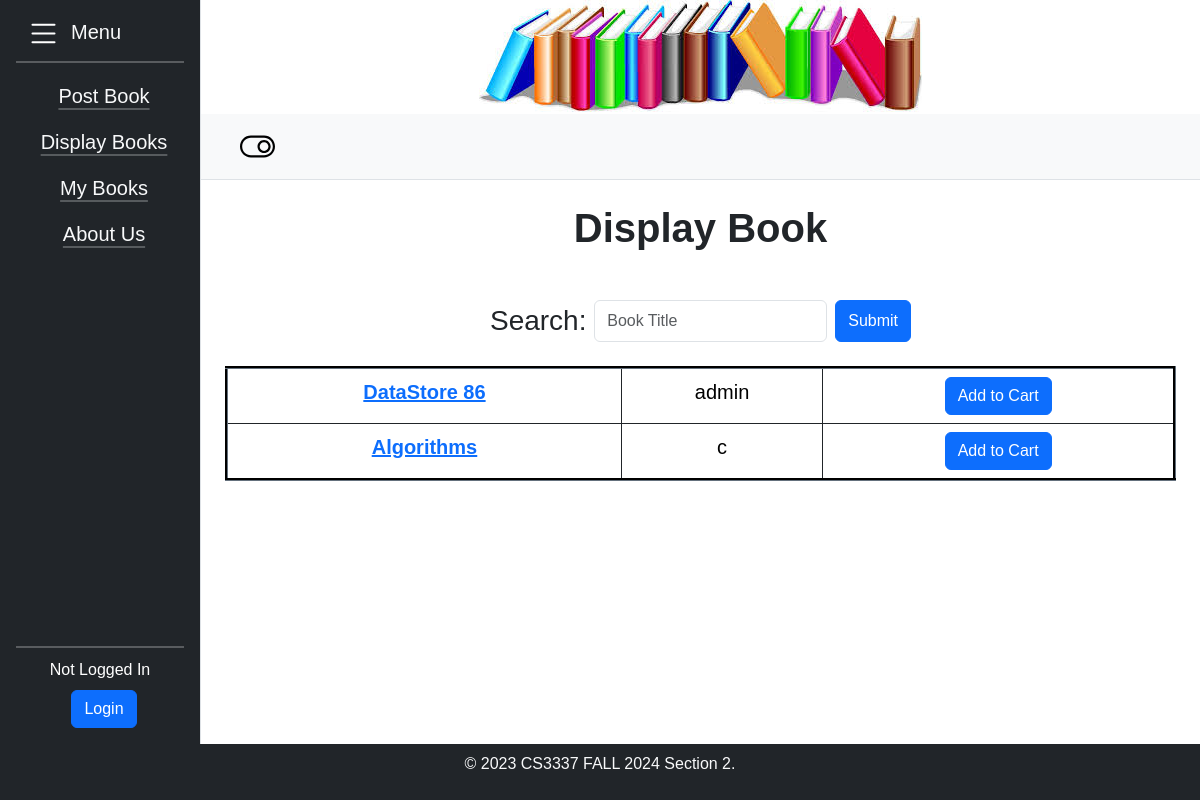
Before: /displaybooks with the older database file.
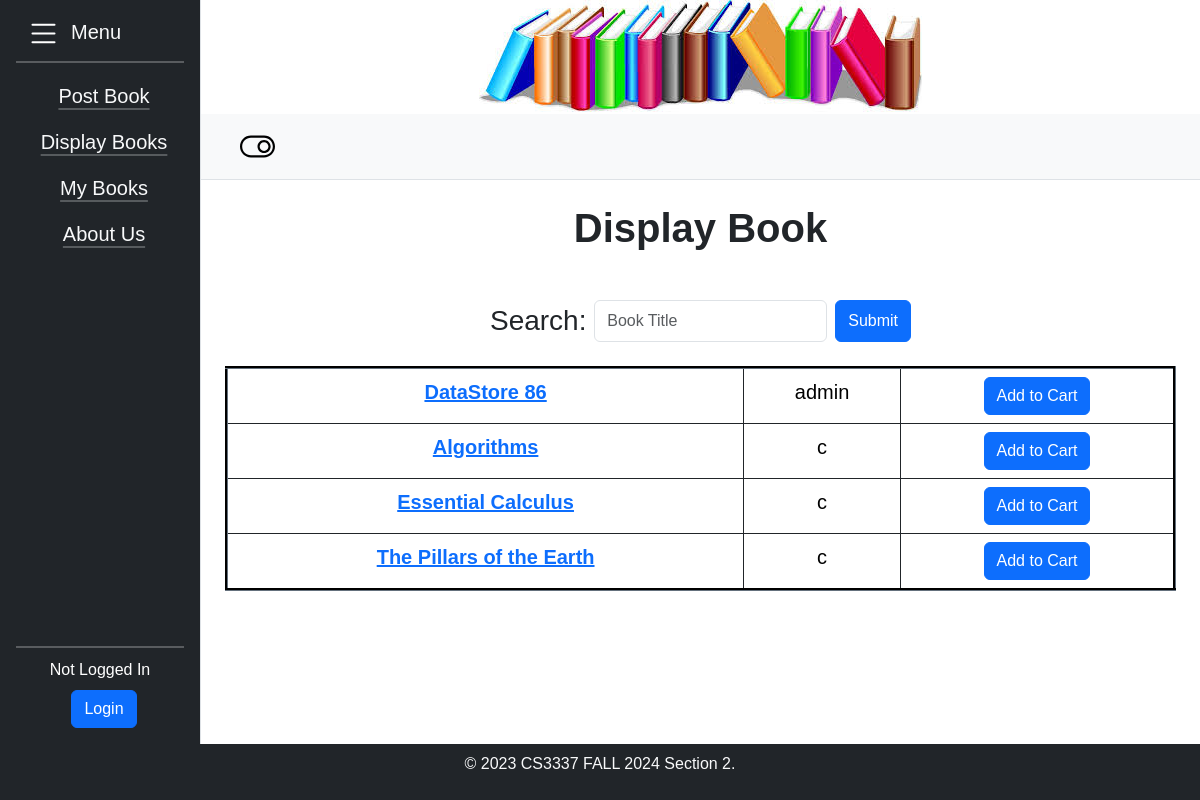
After: the same page with the newer database file.
### bookMng/models.py (models this page shows, shortened)
class MainMenu(models.Model):
    item = models.CharField(max_length=200,unique=True)
    link = models.CharField(max_length=200,unique=True)

class Book(models.Model):
    name = models.CharField(max_length=200)
    web = models.URLField(max_length=200)
    price = models.DecimalField(decimal_places=2, max_digits=8)
    publishdate = models.DateField(auto_now=True)
    picture = models.FileField(upload_to='bookEx/static/uploads')
    pic_path = models.CharField(max_length=300, editable=False, blank=True)
    username = models.ForeignKey(User, blank=True, null=True, on_delete=models.CASCADE)
    ratings = models.IntegerField(default=0)
    ratingscount = models.IntegerField(default=0)
    overallrating = models.IntegerField(default=0)

### bookMng/views.py (the view)
# urls.py: path('displaybooks', views.displaybooks, name='displaybooks'),
def displaybooks(request):
    books = Book.objects.all()
    for b in books:
        b.pic_path = b.picture.url[14:]
    return render(request,
                  'bookMng/displaybooks.html',
                  {
                      'item_list': MainMenu.objects.all(),
                      'books': books,
                  })

### bookEx/templates/bookMng/displaybooks.html (shortened to what this page needs)
{% extends "base.html" %}
{% load static %}
{% block sidenav %}
    {% for item in item_list %}
    <li class="nav-item py-2 ps-2 fs-5 text-center"><a class="link-light link-offset-2 link-underline-opacity-25 link-underline-opacity-100-hover" href="{{ item.link }}">{{ item.item }}</a></li>
    {% endfor %}
{% endblock sidenav %}
{% block content %}
    <H1 style="text-align:center"><strong>Display Book</strong></H1>
<div class="container d-flex justify-content-center mt-5">
<form class="d-flex" action="{% url 'searchbook' %}" method="post">
        <label class="form-label my-0 fs-3" for="search">Search:&nbsp;</label>
        <input id="search" class="form-control" type="text" name="search" placeholder="Book Title">
        <button class="btn btn-primary ms-2" type="submit">Submit</button>
</form>
</div>
<br>
<table class="table col p-3 table-bordered border-dark table-hover" border="3">
    {% for book in books %}
        <tr>
            <td class="text-center">
                <a class="fs-5" href="book_detail/{{ book.id }}"><strong>{{ book.name }}</strong></a>
            </td>
            <td class="fs-5 text-center">{{ book.username }}</td>
            <td class="text-center">
            <form action="{% url 'add_to_cart' book.id %}" method="post">
                <button type="submit" class="add-to-cart btn btn-primary">Add to Cart</button>
            </form>
           </td>
        </tr>
    {% endfor %}
</table>
{% endblock content %}

Changed rows visible on the page:
added Book: name "Essential Calculus", username "c"
added Book: name "The Pillars of the Earth", username "c"
